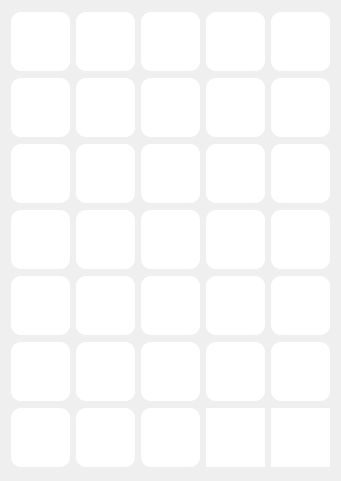
      <widget class="QWidget" name="scrollAreaWidgetContents_2">
       <property name="geometry">
        <rect>
         <x>0</x>
         <y>0</y>
         <width>339</width>
         <height>481</height>
        </rect>
       </property>
       <layout class="QVBoxLayout" name="verticalLayout">
        <item>
         <layout class="QHBoxLayout" name="horizontalLayout_123">
          <item>
           <widget class="QPushButton" name="pushButton_202">
            <property name="minimumSize">
             <size>
              <width>59</width>
              <height>59</height>
             </size>
            </property>
            <property name="maximumSize">
             <size>
              <width>59</width>
              <height>59</height>
             </size>
            </property>
            <property name="styleSheet">
             <string notr="true">QPushButton{
	background-color:rgb(255,255,255);
	border-radius:10px;
	border-image: url(:/Hacker/Sticker/Hacker/167788136751806.png);
}
QPushButton::hover{
	background-color:rgb(229, 229, 229);
}</string>
            </property>
            <property name="text">
             <string/>
            </property>
           </widget>
          </item>
          <item>
           <widget class="QPushButton" name="pushButton_203">
            <property name="minimumSize">
             <size>
              <width>59</width>
              <height>59</height>
             </size>
            </property>
            <property name="maximumSize">
             <size>
              <width>59</width>
              <height>59</height>
             </size>
            </property>
            <property name="styleSheet">
             <string notr="true">QPushButton{
	background-color:rgb(255,255,255);
	border-radius:10px;
	border-image: url(:/Hacker/Sticker/Hacker/167788143418472.png);
}
QPushButton::hover{
	background-color:rgb(229, 229, 229);
}</string>
            </property>
            <property name="text">
             <string/>
            </property>
           </widget>
          </item>
          <item>
           <widget class="QPushButton" name="pushButton_204">
            <property name="minimumSize">
             <size>
              <width>59</width>
              <height>59</height>
             </size>
            </property>
            <property name="maximumSize">
             <size>
              <width>59</width>
              <height>59</height>
             </size>
            </property>
            <property name="styleSheet">
             <string notr="true">QPushButton{
	background-color:rgb(255,255,255);
	border-radius:10px;
	border-image: url(:/Hacker/Sticker/Hacker/167788150085138.png);
}
QPushButton::hover{
	background-color:rgb(229, 229, 229);
}</string>
            </property>
            <property name="text">
             <string/>
            </property>
           </widget>
          </item>
          <item>
           <widget class="QPushButton" name="pushButton_205">
            <property name="minimumSize">
             <size>
              <width>59</width>
              <height>59</height>
             </size>
            </property>
            <property name="maximumSize">
             <size>
              <width>59</width>
              <height>59</height>
             </size>
            </property>
            <property name="styleSheet">
             <string notr="true">QPushButton{
	background-color:rgb(255,255,255);
	border-radius:10px;
	border-image: url(:/Hacker/Sticker/Hacker/167788080085145.png);
}
QPushButton::hover{
	background-color:rgb(229, 229, 229);
}</string>
            </property>
            <property name="text">
             <string/>
            </property>
           </widget>
          </item>
          <item>
           <widget class="QPushButton" name="pushButton_206">
            <property name="minimumSize">
             <size>
              <width>59</width>
              <height>59</height>
             </size>
            </property>
            <property name="maximumSize">
             <size>
              <width>59</width>
              <height>59</height>
             </size>
            </property>
            <property name="styleSheet">
             <string notr="true">QPushButton{
	background-color:rgb(255,255,255);
	border-radius:10px;
	border-image: url(:/Hacker/Sticker/Hacker/167788156751804.png);
}
QPushButton::hover{
	background-color:rgb(229, 229, 229);
}</string>
            </property>
            <property name="text">
             <string/>
            </property>
           </widget>
          </item>
         </layout>
        </item>
        <item>
         <layout class="QHBoxLayout" name="horizontalLayout_121">
          <item>
           <widget class="QPushButton" name="pushButton_197">
            <property name="minimumSize">
             <size>
              <width>59</width>
              <height>59</height>
             </size>
            </property>
            <property name="maximumSize">
             <size>
              <width>59</width>
              <height>59</height>
             </size>
            </property>
            <property name="styleSheet">
             <string notr="true">QPushButton{
	background-color:rgb(255,255,255);
	border-radius:10px;
	border-image: url(:/Hacker/Sticker/Hacker/167788230085130.png);
}
QPushButton::hover{
	background-color:rgb(229, 229, 229);
}</string>
            </property>
            <property name="text">
             <string/>
            </property>
           </widget>
          </item>
          <item>
           <widget class="QPushButton" name="pushButton_198">
            <property name="minimumSize">
             <size>
              <width>59</width>
              <height>59</height>
             </size>
            </property>
            <property name="maximumSize">
             <size>
              <width>59</width>
              <height>59</height>
             </size>
            </property>
            <property name="styleSheet">
             <string notr="true">QPushButton{
	background-color:rgb(255,255,255);
	border-radius:10px;
	border-image: url(:/Hacker/Sticker/Hacker/167788250085128.png);
}
QPushButton::hover{
	background-color:rgb(229, 229, 229);
}</string>
            </property>
            <property name="text">
             <string/>
            </property>
           </widget>
          </item>
          <item>
           <widget class="QPushButton" name="pushButton_199">
            <property name="minimumSize">
             <size>
              <width>59</width>
              <height>59</height>
             </size>
            </property>
            <property name="maximumSize">
             <size>
              <width>59</width>
              <height>59</height>
             </size>
            </property>
            <property name="styleSheet">
             <string notr="true">QPushButton{
	background-color:rgb(255,255,255);
	border-radius:10px;
	border-image: url(:/Hacker/Sticker/Hacker/167788236751796.png);
}
QPushButton::hover{
	background-color:rgb(229, 229, 229);
}</string>
            </property>
            <property name="text">
             <string/>
            </property>
           </widget>
          </item>
          <item>
           <widget class="QPushButton" name="pushButton_200">
            <property name="minimumSize">
             <size>
              <width>59</width>
              <height>59</height>
             </size>
            </property>
            <property name="maximumSize">
             <size>
              <width>59</width>
              <height>59</height>
             </size>
            </property>
            <property name="styleSheet">
             <string notr="true">QPushButton{
	background-color:rgb(255,255,255);
	border-radius:10px;
	border-image: url(:/Hacker/Sticker/Hacker/167788256751794.png);
}
QPushButton::hover{
	background-color:rgb(229, 229, 229);
}</string>
            </property>
            <property name="text">
             <string/>
            </property>
           </widget>
          </item>
          <item>
           <widget class="QPushButton" name="pushButton_201">
            <property name="minimumSize">
             <size>
              <width>59</width>
              <height>59</height>
             </size>
            </property>
            <property name="maximumSize">
             <size>
              <width>59</width>
              <height>59</height>
             </size>
            </property>
            <property name="styleSheet">
             <string notr="true">QPushButton{
	background-color:rgb(255,255,255);
	border-radius:10px;
	border-image: url(:/Hacker/Sticker/Hacker/167788263418460.png);
}
QPushButton::hover{
	background-color:rgb(229, 229, 229);
}</string>
            </property>
            <property name="text">
             <string/>
            </property>
           </widget>
          </item>
         </layout>
        </item>
        <item>
         <layout class="QHBoxLayout" name="horizontalLayout_120">
          <item>
           <widget class="QPushButton" name="pushButton_192">
            <property name="minimumSize">
             <size>
              <width>59</width>
              <height>59</height>
             </size>
            </property>
            <property name="maximumSize">
             <size>
              <width>59</width>
              <height>59</height>
             </size>
            </property>
            <property name="styleSheet">
             <string notr="true">QPushButton{
	background-color:rgb(255,255,255);
	border-radius:10px;
	border-image: url(:/Hacker/Sticker/Hacker/167788130085140.png);
}
QPushButton::hover{
	background-color:rgb(229, 229, 229);
}</string>
            </property>
            <property name="text">
             <string/>
            </property>
           </widget>
          </item>
          <item>
           <widget class="QPushButton" name="pushButton_193">
            <property name="minimumSize">
             <size>
              <width>59</width>
              <height>59</height>
             </size>
            </property>
            <property name="maximumSize">
             <size>
              <width>59</width>
              <height>59</height>
             </size>
            </property>
            <property name="styleSheet">
             <string notr="true">QPushButton{
	background-color:rgb(255,255,255);
	border-radius:10px;
	border-image: url(:/Hacker/Sticker/Hacker/167788110085142.png);
}
QPushButton::hover{
	background-color:rgb(229, 229, 229);
}</string>
            </property>
            <property name="text">
             <string/>
            </property>
           </widget>
          </item>
          <item>
           <widget class="QPushButton" name="pushButton_194">
            <property name="minimumSize">
             <size>
              <width>59</width>
              <height>59</height>
             </size>
            </property>
            <property name="maximumSize">
             <size>
              <width>59</width>
              <height>59</height>
             </size>
            </property>
            <property name="styleSheet">
             <string notr="true">QPushButton{
	background-color:rgb(255,255,255);
	border-radius:10px;
	border-image: url(:/Hacker/Sticker/Hacker/167788093418477.png);
}
QPushButton::hover{
	background-color:rgb(229, 229, 229);
}</string>
            </property>
            <property name="text">
             <string/>
            </property>
           </widget>
          </item>
          <item>
           <widget class="QPushButton" name="pushButton_195">
            <property name="minimumSize">
             <size>
              <width>59</width>
              <height>59</height>
             </size>
            </property>
            <property name="maximumSize">
             <size>
              <width>59</width>
              <height>59</height>
             </size>
            </property>
            <property name="styleSheet">
             <string notr="true">QPushButton{
	background-color:rgb(255,255,255);
	border-radius:10px;
	border-image: url(:/Hacker/Sticker/Hacker/167788086751811.png);
}
QPushButton::hover{
	background-color:rgb(229, 229, 229);
}</string>
            </property>
            <property name="text">
             <string/>
            </property>
           </widget>
          </item>
          <item>
           <widget class="QPushButton" name="pushButton_196">
            <property name="minimumSize">
             <size>
              <width>59</width>
              <height>59</height>
             </size>
            </property>
            <property name="maximumSize">
             <size>
              <width>59</width>
              <height>59</height>
             </size>
            </property>
            <property name="styleSheet">
             <string notr="true">QPushButton{
	background-color:rgb(255,255,255);
	border-radius:10px;
	border-image: url(:/Hacker/Sticker/Hacker/167788123418474.png);
}
QPushButton::hover{
	background-color:rgb(229, 229, 229);
}</string>
            </property>
            <property name="text">
             <string/>
            </property>
           </widget>
          </item>
         </layout>
        </item>
        <item>
         <layout class="QHBoxLayout" name="horizontalLayout_119">
          <item>
           <widget class="QPushButton" name="pushButton_187">
            <property name="minimumSize">
             <size>
              <width>59</width>
              <height>59</height>
             </size>
            </property>
            <property name="maximumSize">
             <size>
              <width>59</width>
              <height>59</height>
             </size>
            </property>
            <property name="styleSheet">
             <string notr="true">QPushButton{
	background-color:rgb(255,255,255);
	border-radius:10px;
	border-image: url(:/Hacker/Sticker/Hacker/167788276751792.png);
}
QPushButton::hover{
	background-color:rgb(229, 229, 229);
}</string>
            </property>
            <property name="text">
             <string/>
            </property>
           </widget>
          </item>
          <item>
           <widget class="QPushButton" name="pushButton_188">
            <property name="minimumSize">
             <size>
              <width>59</width>
              <height>59</height>
             </size>
            </property>
            <property name="maximumSize">
             <size>
              <width>59</width>
              <height>59</height>
             </size>
            </property>
            <property name="styleSheet">
             <string notr="true">QPushButton{
	background-color:rgb(255,255,255);
	border-radius:10px;
	border-image: url(:/Hacker/Sticker/Hacker/167788290085124.png);
}
QPushButton::hover{
	background-color:rgb(229, 229, 229);
}</string>
            </property>
            <property name="text">
             <string/>
            </property>
           </widget>
          </item>
          <item>
           <widget class="QPushButton" name="pushButton_189">
            <property name="minimumSize">
             <size>
              <width>59</width>
              <height>59</height>
             </size>
            </property>
            <property name="maximumSize">
             <size>
              <width>59</width>
              <height>59</height>
             </size>
            </property>
            <property name="styleSheet">
             <string notr="true">QPushButton{
	background-color:rgb(255,255,255);
	border-radius:10px;
	border-image: url(:/Hacker/Sticker/Hacker/167788283418458.png);
}
QPushButton::hover{
	background-color:rgb(229, 229, 229);
}</string>
            </property>
            <property name="text">
             <string/>
            </property>
           </widget>
          </item>
          <item>
           <widget class="QPushButton" name="pushButton_190">
            <property name="minimumSize">
             <size>
              <width>59</width>
              <height>59</height>
             </size>
            </property>
            <property name="maximumSize">
             <size>
              <width>59</width>
              <height>59</height>
             </size>
            </property>
            <property name="styleSheet">
             <string notr="true">QPushButton{
	background-color:rgb(255,255,255);
	border-radius:10px;
	border-image: url(:/Hacker/Sticker/Hacker/167788270085126.png);
}
QPushButton::hover{
	background-color:rgb(229, 229, 229);
}</string>
            </property>
            <property name="text">
             <string/>
            </property>
           </widget>
          </item>
          <item>
           <widget class="QPushButton" name="pushButton_191">
            <property name="minimumSize">
             <size>
              <width>59</width>
              <height>59</height>
             </size>
            </property>
            <property name="maximumSize">
             <size>
              <width>59</width>
              <height>59</height>
             </size>
            </property>
            <property name="styleSheet">
             <string notr="true">QPushButton{
	background-color:rgb(255,255,255);
	border-radius:10px;
	border-image: url(:/Hacker/Sticker/Hacker/167788296751790.png);
}
QPushButton::hover{
	background-color:rgb(229, 229, 229);
}</string>
            </property>
            <property name="text">
             <string/>
            </property>
           </widget>
          </item>
         </layout>
        </item>
        <item>
         <layout class="QHBoxLayout" name="horizontalLayout_117">
          <item>
           <widget class="QPushButton" name="pushButton_182">
            <property name="minimumSize">
             <size>
              <width>59</width>
              <height>59</height>
             </size>
            </property>
            <property name="maximumSize">
             <size>
              <width>59</width>
              <height>59</height>
             </size>
            </property>
            <property name="styleSheet">
             <string notr="true">QPushButton{
	background-color:rgb(255,255,255);
	border-radius:10px;
	border-image: url(:/Hacker/Sticker/Hacker/167788170085136.png);
}
QPushButton::hover{
	background-color:rgb(229, 229, 229);
}</string>
            </property>
            <property name="text">
             <string/>
            </property>
           </widget>
          </item>
          <item>
           <widget class="QPushButton" name="pushButton_183">
            <property name="minimumSize">
             <size>
              <width>59</width>
              <height>59</height>
             </size>
            </property>
            <property name="maximumSize">
             <size>
              <width>59</width>
              <height>59</height>
             </size>
            </property>
            <property name="styleSheet">
             <string notr="true">QPushButton{
	background-color:rgb(255,255,255);
	border-radius:10px;
	border-image: url(:/Hacker/Sticker/Hacker/167788176751802.png);
}
QPushButton::hover{
	background-color:rgb(229, 229, 229);
}</string>
            </property>
            <property name="text">
             <string/>
            </property>
           </widget>
          </item>
          <item>
           <widget class="QPushButton" name="pushButton_184">
            <property name="minimumSize">
             <size>
              <width>59</width>
              <height>59</height>
             </size>
            </property>
            <property name="maximumSize">
             <size>
              <width>59</width>
              <height>59</height>
             </size>
            </property>
            <property name="styleSheet">
             <string notr="true">QPushButton{
	background-color:rgb(255,255,255);
	border-radius:10px;
	border-image: url(:/Hacker/Sticker/Hacker/167788183418468.png);
}
QPushButton::hover{
	background-color:rgb(229, 229, 229);
}</string>
            </property>
            <property name="text">
             <string/>
            </property>
           </widget>
          </item>
          <item>
           <widget class="QPushButton" name="pushButton_185">
            <property name="minimumSize">
             <size>
              <width>59</width>
              <height>59</height>
             </size>
            </property>
            <property name="maximumSize">
             <size>
              <width>59</width>
              <height>59</height>
             </size>
            </property>
            <property name="styleSheet">
             <string notr="true">QPushButton{
	background-color:rgb(255,255,255);
	border-radius:10px;
	border-image: url(:/Hacker/Sticker/Hacker/167788163418470.png);
}
QPushButton::hover{
	background-color:rgb(229, 229, 229);
}</string>
            </property>
            <property name="text">
             <string/>
            </property>
           </widget>
          </item>
          <item>
           <widget class="QPushButton" name="pushButton_186">
            <property name="minimumSize">
             <size>
              <width>59</width>
              <height>59</height>
             </size>
            </property>
            <property name="maximumSize">
             <size>
              <width>59</width>
              <height>59</height>
             </size>
            </property>
            <property name="styleSheet">
             <string notr="true">QPushButton{
	background-color:rgb(255,255,255);
	border-radius:10px;
	border-image: url(:/Hacker/Sticker/Hacker/167788156751804.png);
}
QPushButton::hover{
	background-color:rgb(229, 229, 229);
}</string>
            </property>
            <property name="text">
             <string/>
            </property>
           </widget>
          </item>
         </layout>
        </item>
        <item>
         <layout class="QHBoxLayout" name="horizontalLayout_76">
          <item>
           <widget class="QPushButton" name="pushButton_170">
            <property name="minimumSize">
             <size>
              <width>59</width>
              <height>59</height>
             </size>
            </property>
            <property name="maximumSize">
             <size>
              <width>59</width>
              <height>59</height>
             </size>
            </property>
            <property name="styleSheet">
             <string notr="true">QPushButton{
	background-color:rgb(255,255,255);
	border-radius:10px;
	image: url(:/Hacker/Sticker/Hacker/167788313418455.png);
}
QPushButton::hover{
	background-color:rgb(229, 229, 229);
}</string>
            </property>
            <property name="text">
             <string/>
            </property>
           </widget>
          </item>
          <item>
           <widget class="QPushButton" name="pushButton_171">
            <property name="minimumSize">
             <size>
              <width>59</width>
              <height>59</height>
             </size>
            </property>
            <property name="maximumSize">
             <size>
              <width>59</width>
              <height>59</height>
             </size>
            </property>
            <property name="styleSheet">
             <string notr="true">QPushButton{
	background-color:rgb(255,255,255);
	border-radius:10px;
	border-image: url(:/Hacker/Sticker/Hacker/167788303418456.png);
}
QPushButton::hover{
	background-color:rgb(229, 229, 229);
}</string>
            </property>
            <property name="text">
             <string/>
            </property>
           </widget>
          </item>
          <item>
           <widget class="QPushButton" name="pushButton_172">
            <property name="minimumSize">
             <size>
              <width>59</width>
              <height>59</height>
             </size>
            </property>
            <property name="maximumSize">
             <size>
              <width>59</width>
              <height>59</height>
             </size>
            </property>
            <property name="styleSheet">
             <string notr="true">QPushButton{
	background-color:rgb(255,255,255);
	border-radius:10px;
	border-image: url(:/Hacker/Sticker/Hacker/167788323418454.png);
}
QPushButton::hover{
	background-color:rgb(229, 229, 229);
}</string>
            </property>
            <property name="text">
             <string/>
            </property>
           </widget>
          </item>
          <item>
           <widget class="QPushButton" name="pushButton_173">
            <property name="minimumSize">
             <size>
              <width>59</width>
              <height>59</height>
             </size>
            </property>
            <property name="maximumSize">
             <size>
              <width>59</width>
              <height>59</height>
             </size>
            </property>
            <property name="styleSheet">
             <string notr="true">QPushButton{
	background-color:rgb(255,255,255);
	border-radius:10px;
	border-image: url(:/Hacker/Sticker/Hacker/167788196751800.png);
}
QPushButton::hover{
	background-color:rgb(229, 229, 229);
}</string>
            </property>
            <property name="text">
             <string/>
            </property>
           </widget>
          </item>
          <item>
           <widget class="QPushButton" name="pushButton_174">
            <property name="minimumSize">
             <size>
              <width>59</width>
              <height>59</height>
             </size>
            </property>
            <property name="maximumSize">
             <size>
              <width>59</width>
              <height>59</height>
             </size>
            </property>
            <property name="styleSheet">
             <string notr="true">QPushButton{
	background-color:rgb(255,255,255);
	border-radius:10px;
	border-image: url(:/Hacker/Sticker/Hacker/167788203418466.png);
}
QPushButton::hover{
	background-color:rgb(229, 229, 229);
}</string>
            </property>
            <property name="text">
             <string/>
            </property>
           </widget>
          </item>
         </layout>
        </item>
        <item>
         <layout class="QHBoxLayout" name="horizontalLayout_116">
          <item>
           <widget class="QPushButton" name="pushButton_176">
            <property name="minimumSize">
             <size>
              <width>59</width>
              <height>59</height>
             </size>
            </property>
            <property name="maximumSize">
             <size>
              <width>59</width>
              <height>59</height>
             </size>
            </property>
            <property name="styleSheet">
             <string notr="true">QPushButton{
	background-color:rgb(255,255,255);
	border-radius:10px;
	border-image: url(:/Hacker/Sticker/Hacker/167788216751798.png);
}
QPushButton::hover{
	background-color:rgb(229, 229, 229);
}</string>
            </property>
            <property name="text">
             <string/>
            </property>
           </widget>
          </item>
          <item>
           <widget class="QPushButton" name="pushButton_177">
            <property name="minimumSize">
             <size>
              <width>59</width>
              <height>59</height>
             </size>
            </property>
            <property name="maximumSize">
             <size>
              <width>59</width>
              <height>59</height>
             </size>
            </property>
            <property name="styleSheet">
             <string notr="true">QPushButton{
	background-color:rgb(255,255,255);
	border-radius:10px;
	border-image: url(:/Hacker/Sticker/Hacker/167788190085134.png);
}
QPushButton::hover{
	background-color:rgb(229, 229, 229);
}</string>
            </property>
            <property name="text">
             <string/>
            </property>
           </widget>
          </item>
          <item>
           <widget class="QPushButton" name="pushButton_178">
            <property name="minimumSize">
             <size>
              <width>59</width>
              <height>59</height>
             </size>
            </property>
            <property name="maximumSize">
             <size>
              <width>59</width>
              <height>59</height>
             </size>
            </property>
            <property name="styleSheet">
             <string notr="true">QPushButton{
	background-color:rgb(255,255,255);
	border-radius:10px;
	border-image: url(:/Hacker/Sticker/Hacker/167788223418464.png);
}
QPushButton::hover{
	background-color:rgb(229, 229, 229);
}</string>
            </property>
            <property name="text">
             <string/>
            </property>
           </widget>
          </item>
          <item>
           <widget class="QPushButton" name="pushButton_179">
            <property name="minimumSize">
             <size>
              <width>59</width>
              <height>59</height>
             </size>
            </property>
            <property name="maximumSize">
             <size>
              <width>59</width>
              <height>59</height>
             </size>
            </property>
            <property name="styleSheet">
             <string notr="true">background-color:rgb(255,255,255);
border:none;</string>
            </property>
            <property name="text">
             <string/>
            </property>
           </widget>
          </item>
          <item>
           <widget class="QPushButton" name="pushButton_180">
            <property name="minimumSize">
             <size>
              <width>59</width>
              <height>59</height>
             </size>
            </property>
            <property name="maximumSize">
             <size>
              <width>59</width>
              <height>59</height>
             </size>
            </property>
            <property name="styleSheet">
             <string notr="true">background-color:rgb(255,255,255);
border:none;</string>
            </property>
            <property name="text">
             <string/>
            </property>
           </widget>
          </item>
         </layout>
        </item>
       </layout>
      </widget>
